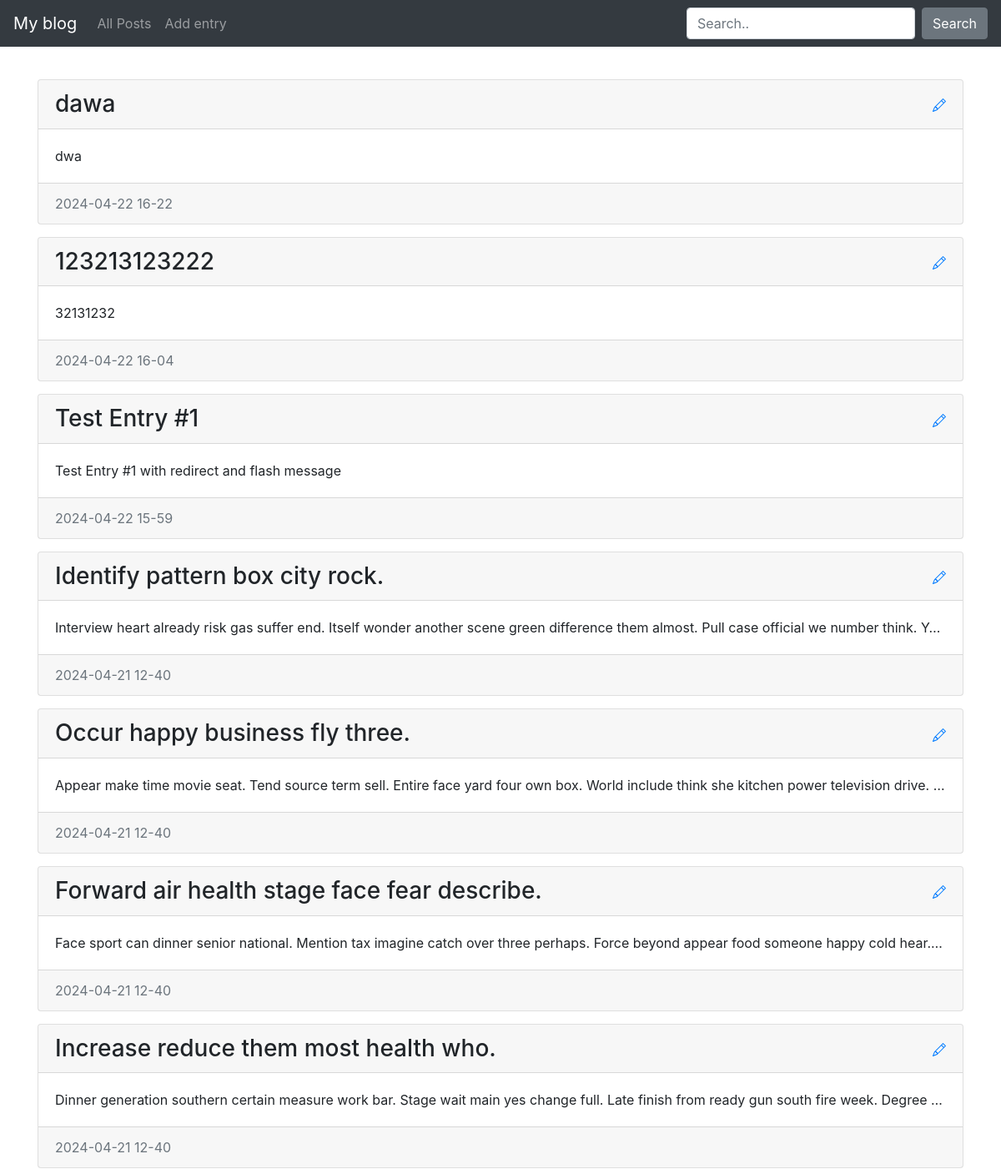
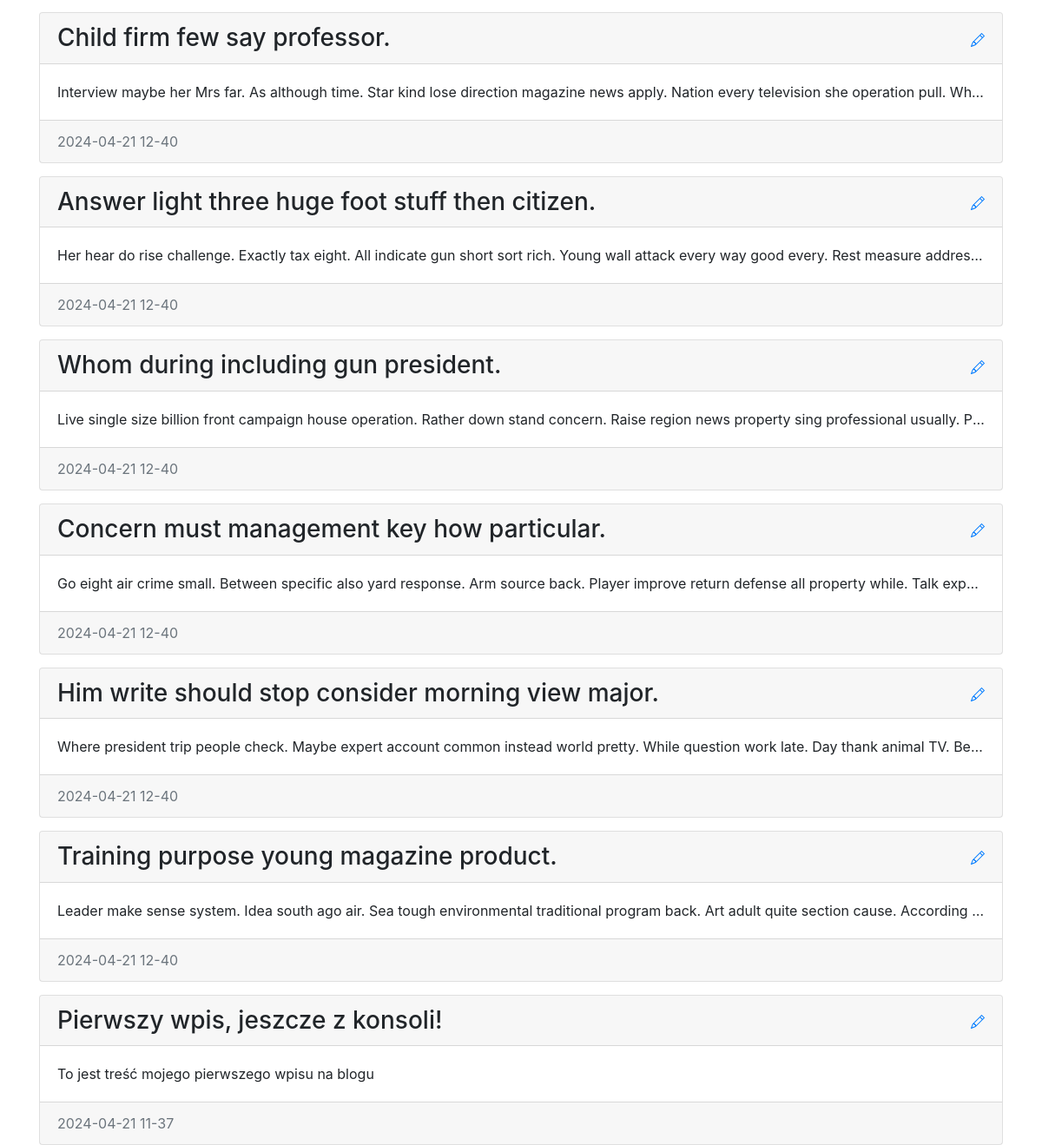
/post_all, run on the app's committed database (2 pictures, top to bottom).
### blog/models.py (models this page shows)
class Entry(db.Model):
    id = db.Column(db.Integer, primary_key=True)
    title = db.Column(db.String(80), nullable=False)
    body = db.Column(db.Text, nullable=False)
    pub_date = db.Column(db.DateTime, nullable=False,
                         default=datetime.datetime.utcnow)
    is_published = db.Column(db.Boolean, default=False)

### blog/routes.py (the view)
@app.route('/post_all')
def post_all():
    all_posts = Entry.query.filter_by(is_published=True).order_by(Entry.pub_date.desc())
    return render_template('homepage.html', all_posts=all_posts)

### blog/templates/homepage.html (shortened to what this page needs)
{% extends 'base.html' %}
{% block content %}
    {% for post in all_posts %}
        <div class="card">
            <h3 class="card-header">
                {{post.title}}
            <a class="modify-icon float-right" href={{url_for('edit_entry', entry_id=post.id)}}>
            </a>
            </h3>
            <div class="card-body">
                <p class="card-text">
                    {{post.body}}
                </p>
            </div>
            <div class="card-footer text-muted">
                {{post.pub_date.strftime('%Y-%m-%d %H-%M')}}
            </div>
        </div>
    {% endfor %}
{% endblock content%}

### blog/templates/homepage.html (style rules this page uses)
body { padding-top: 5rem; }
.card { margin-top: 15px; }
.card-text { overflow: hidden; text-overflow: ellipsis; white-space: nowrap; }

### data on the page
Entry: title "dawa", body "dwa", pub_date "2024-04-22 16-22"
Entry: title "123213123222", body "32131232", pub_date "2024-04-22 16-04"
Entry: title "Test Entry #1", body "Test Entry #1 with redirect and flash message", pub_date "2024-04-22 15-59"
Entry: title "Identify pattern box city rock.", body "Interview heart already risk gas suffer end. Itself wonder another scene green difference them almost. Pull case official we number think. Y…", pub_date "2024-04-21 12-40"
Entry: title "Occur happy business fly three.", body "Appear make time movie seat. Tend source term sell. Entire face yard four own box. World include think she kitchen power television drive.…", pub_date "2024-04-21 12-40"
Entry: title "Forward air health stage face fear describe.", body "Face sport can dinner senior national. Mention tax imagine catch over three perhaps. Force beyond appear food someone happy cold hear.…", pub_date "2024-04-21 12-40"
Entry: title "Increase reduce them most health who.", body "Dinner generation southern certain measure work bar. Stage wait main yes change full. Late finish from ready gun south fire week. Degree…", pub_date "2024-04-21 12-40"
Entry: title "Child firm few say professor.", body "Interview maybe her Mrs far. As although time. Star kind lose direction magazine news apply. Nation every television she operation pull. Wh…", pub_date "2024-04-21 12-40"
Entry: title "Answer light three huge foot stuff then citizen.", body "Her hear do rise challenge. Exactly tax eight. All indicate gun short sort rich. Young wall attack every way good every. Rest measure addres…", pub_date "2024-04-21 12-40"
Entry: title "Whom during including gun president.", body "Live single size billion front campaign house operation. Rather down stand concern. Raise region news property sing professional usually. P…", pub_date "2024-04-21 12-40"
Entry: title "Concern must management key how particular.", body "Go eight air crime small. Between specific also yard response. Arm source back. Player improve return defense all property while. Talk exp…", pub_date "2024-04-21 12-40"
Entry: title "Him write should stop consider morning view major.", body "Where president trip people check. Maybe expert account common instead world pretty. While question work late. Day thank animal TV. Be…", pub_date "2024-04-21 12-40"
Entry: title "Training purpose young magazine product.", body "Leader make sense system. Idea south ago air. Sea tough environmental traditional program back. Art adult quite section cause. According…", pub_date "2024-04-21 12-40"
Entry: title "Pierwszy wpis, jeszcze z konsoli!", body "To jest treść mojego pierwszego wpisu na blogu", pub_date "2024-04-21 11-37"
